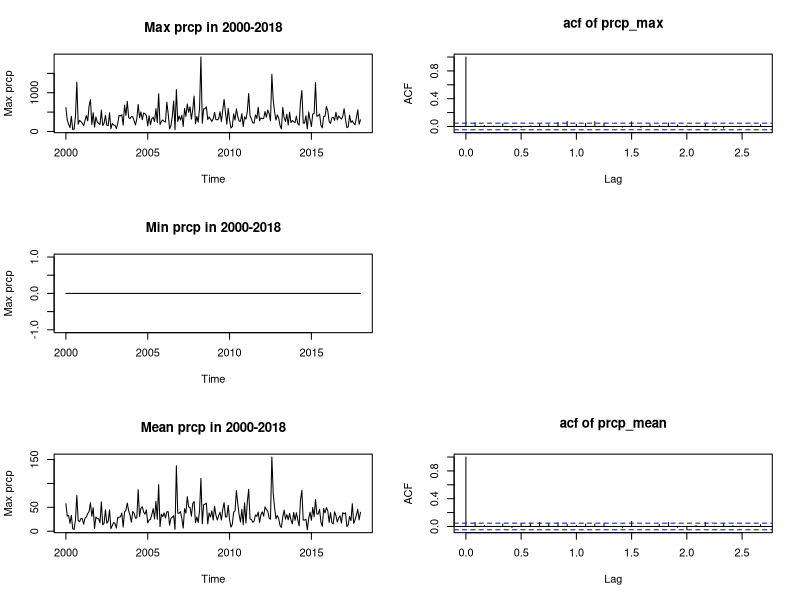
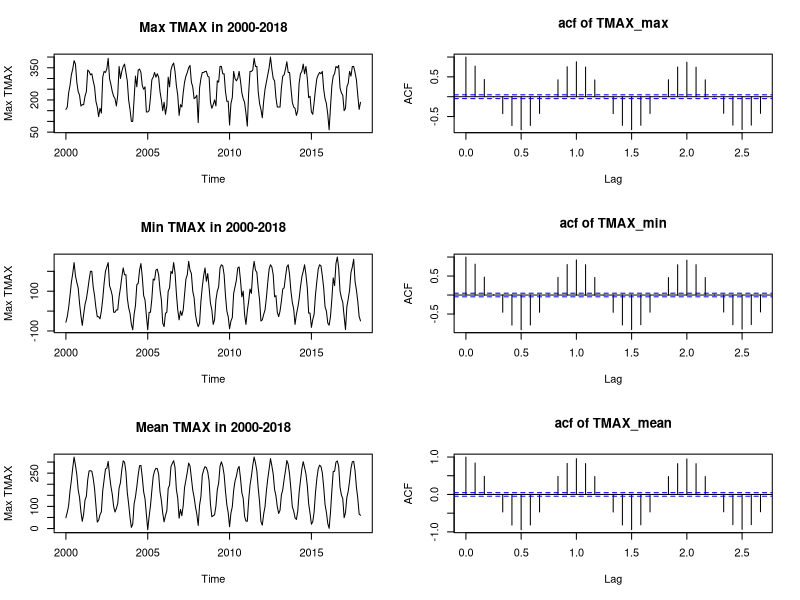
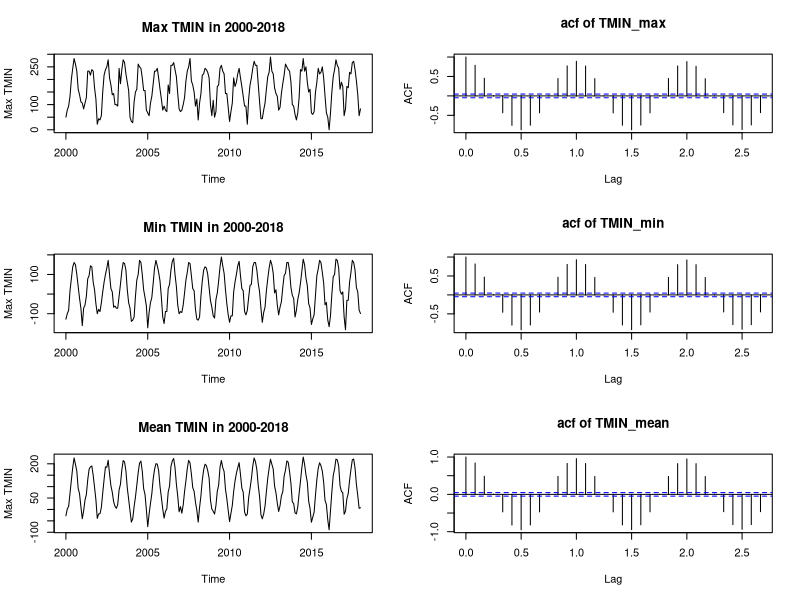

Source code (R) for these figures, in order: (Note: this script raises an error after producing the figures.)
## ---- chunk 1
options(warn=-1)
PRCP = read.csv("prcp_month.csv", row.names = 1)
TMAX = read.csv("TMAX_month.csv", row.names = 1)
TMIN = read.csv("TMIN_month.csv", row.names = 1)
## ---- chunk 2
pdf("PRCP_TS_and_ACF.pdf") 
prcp_max_ts = ts(as.vector(PRCP$max),start = 1877, end = 2018, frequency = 12)
prcp_min_ts = ts(as.vector(PRCP$min),start = 1877, end = 2018, frequency = 12)
prcp_mean_ts = ts(as.vector(PRCP$mean),start = 1877, end = 2018, frequency = 12)
par(mfrow = c(3,2))
## plot(prcp_max_ts, main="Max prcp in 1877-2018")
plot(ts(as.vector(PRCP$max)[1465:1693],start = 2000, end = 2018, frequency = 12) ,ylab="Max prcp", main="Max prcp in 2000-2018")
acf(prcp_max_ts, main = "acf of prcp_max")

## plot(prcp_min_ts, main="Min prcp in 1877-2018")
plot(ts(as.vector(PRCP$min)[1465:1693],start = 2000, end = 2018, frequency = 12) ,ylab="Max prcp", main="Min prcp in 2000-2018")
# acf(prcp_min_ts, main = "acf of prcp_min")
plot.new()

## plot(prcp_mean_ts, main="Mean prcp in 1877-2018")
plot(ts(as.vector(PRCP$mean)[1465:1693],start = 2000, end = 2018, frequency = 12) ,ylab="Max prcp",main="Mean prcp in 2000-2018")
acf(prcp_mean_ts, main = "acf of prcp_mean")

dev.off()
## ---- chunk 3

pdf("TMAX_TS_and_ACF.pdf")

TMAX_max_ts = ts(as.vector(TMAX$max),start = 1877, end = 2018, frequency = 12)
TMAX_min_ts = ts(as.vector(TMAX$min),start = 1877, end = 2018, frequency = 12)
TMAX_mean_ts = ts(as.vector(TMAX$mean),start = 1877, end = 2018, frequency = 12)
par(mfrow = c(3,2))
## plot(TMAX_max_ts, main="Max TMAX in 1877-2018")
plot(ts(as.vector(TMAX$max)[1465:1693],start = 2000, end = 2018, frequency = 12) ,ylab="Max TMAX", main="Max TMAX in 2000-2018")
acf(TMAX_max_ts, main = "acf of TMAX_max")

## plot(TMAX_min_ts, main="Min TMAX in 1877-2018")
plot(ts(as.vector(TMAX$min)[1465:1693],start = 2000, end = 2018, frequency = 12) ,ylab="Max TMAX", main="Min TMAX in 2000-2018")
acf(TMAX_min_ts, main = "acf of TMAX_min")

## plot(TMAX_mean_ts, main="Mean TMAX in 1877-2018")
plot(ts(as.vector(TMAX$mean)[1465:1693],start = 2000, end = 2018, frequency = 12) ,ylab="Max TMAX",main="Mean TMAX in 2000-2018")
acf(TMAX_mean_ts, main = "acf of TMAX_mean")

dev.off()
## ---- chunk 4
pdf("TMIN_TS_and_ACF.pdf")
TMIN_max_ts = ts(as.vector(TMIN$max),start = 1877, end = 2018, frequency = 12)
TMIN_min_ts = ts(as.vector(TMIN$min),start = 1877, end = 2018, frequency = 12)
TMIN_mean_ts = ts(as.vector(TMIN$mean),start = 1877, end = 2018, frequency = 12)
par(mfrow = c(3,2))
## plot(TMIN_max_ts, main="Max TMIN in 1877-2018")
plot(ts(as.vector(TMIN$max)[1465:1693],start = 2000, end = 2018, frequency = 12) ,ylab="Max TMIN", main="Max TMIN in 2000-2018")
acf(TMIN_max_ts, main = "acf of TMIN_max")

## plot(TMIN_min_ts, main="Min TMIN in 1877-2018")
plot(ts(as.vector(TMIN$min)[1465:1693],start = 2000, end = 2018, frequency = 12) ,ylab="Max TMIN", main="Min TMIN in 2000-2018")
acf(TMIN_min_ts, main = "acf of TMIN_min")


## plot(TMIN_mean_ts, main="Mean TMIN in 1877-2018")
plot(ts(as.vector(TMIN$mean)[1465:1693],start = 2000, end = 2018, frequency = 12) ,ylab="Max TMIN",main="Mean TMIN in 2000-2018")
acf(TMIN_mean_ts, main = "acf of TMIN_mean")

dev.off()
## ---- chunk 5
TMAX_MAX_years = list()
TMAX_MAX = rep(0,12)
TMIN_MIN_years = list()
TMIN_MIN = rep(0,12)
PRCP_MAX_years = list()
PRCP_MAX = rep(0,12)

for(i in 1:12){
  index= c(0,(1:141)*12) + i
  
  TMAX_MAX_VALUE = max(TMAX$max[index])
  TMAX_MAX[i] = TMAX_MAX_VALUE
  TMAX_IND = which(TMAX$max[index] == TMAX_MAX_VALUE)
  TMAX_MAX_years[[i]] = TMAX_IND + 1876
  
  TMIN_MIN_VALUE = max(TMIN$min[index])
  TMIN_MIN[i] = TMIN_MIN_VALUE
  TMIN_IND = which(TMIN$min[index] == TMIN_MIN_VALUE)
  TMIN_MIN_years[[i]] = TMIN_IND + 1876
  
  PRCP_MAX_VALUE = max(PRCP$max[index])
  PRCP_MAX[i] = PRCP_MAX_VALUE
  PRCP_IND = which(PRCP$max[index] == PRCP_MAX_VALUE)
  PRCP_MAX_years[[i]] = PRCP_IND + 1876
}

names(TMAX_MAX_years) = c("1","2","3","4","5","6","7","8","9","10","11","12")
names(TMIN_MIN_years) = c("1","2","3","4","5","6","7","8","9","10","11","12")
names(PRCP_MAX_years) = c("1","2","3","4","5","6","7","8","9","10","11","12")
## ---- chunk 6
knitr::include_graphics("PRCP_MAX.jpg")
## ---- chunk 7
knitr::include_graphics("TMAX_MAX.jpg")
## ---- chunk 8
knitr::include_graphics("TMIN_MIN.jpg")
